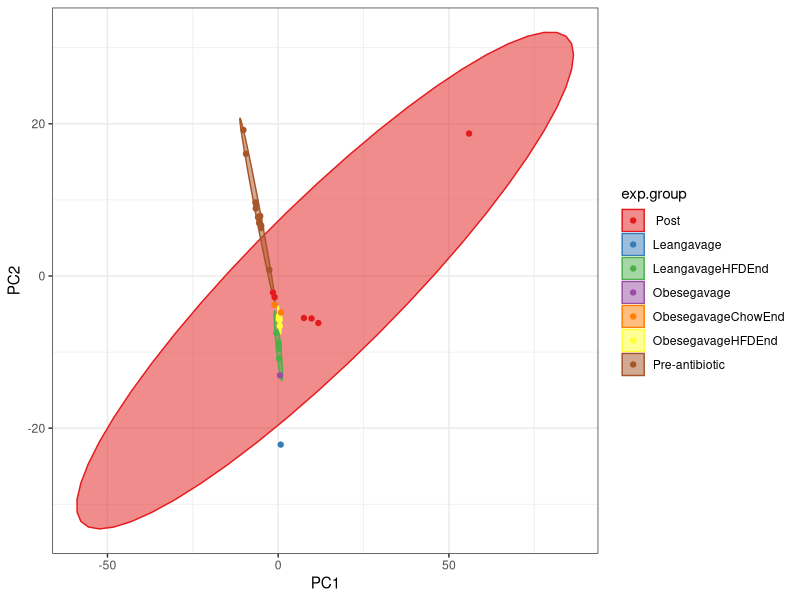
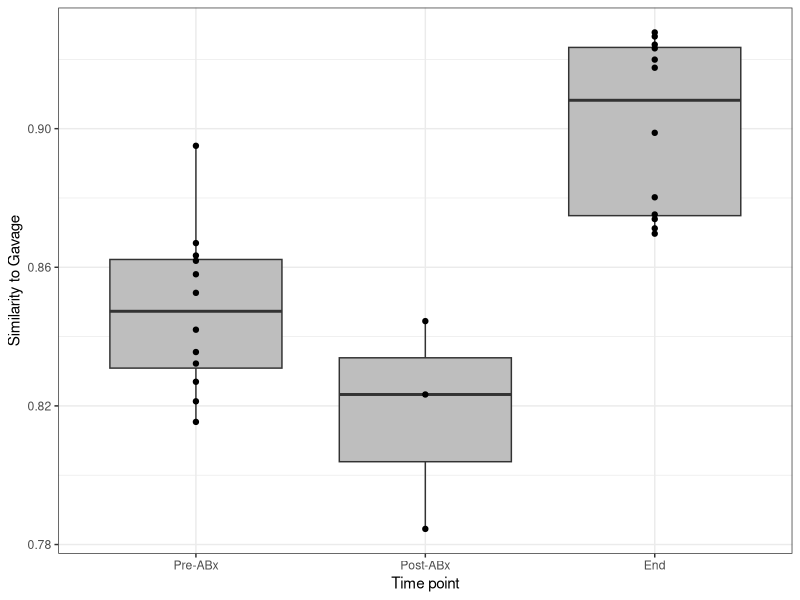
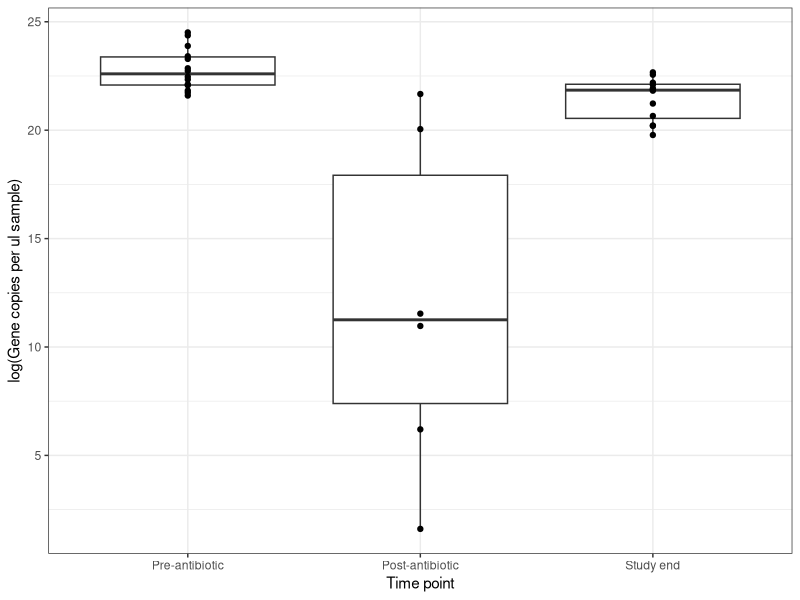
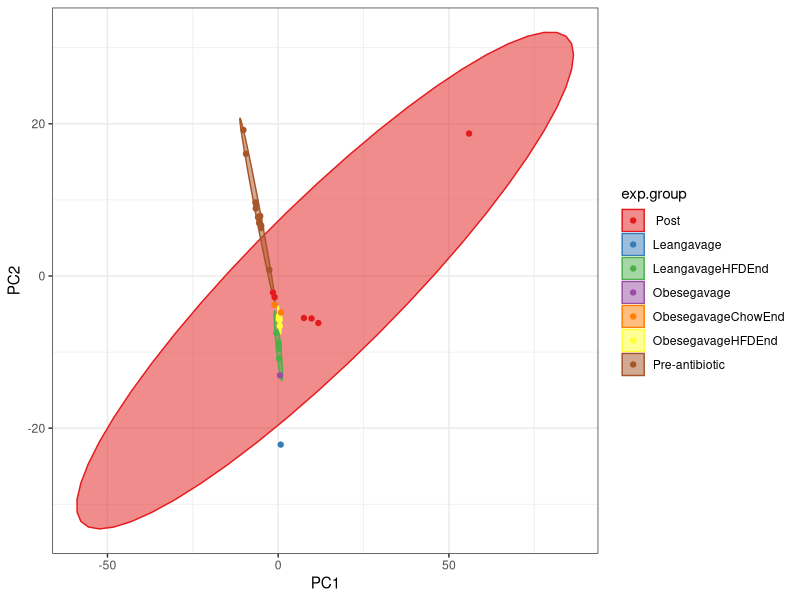
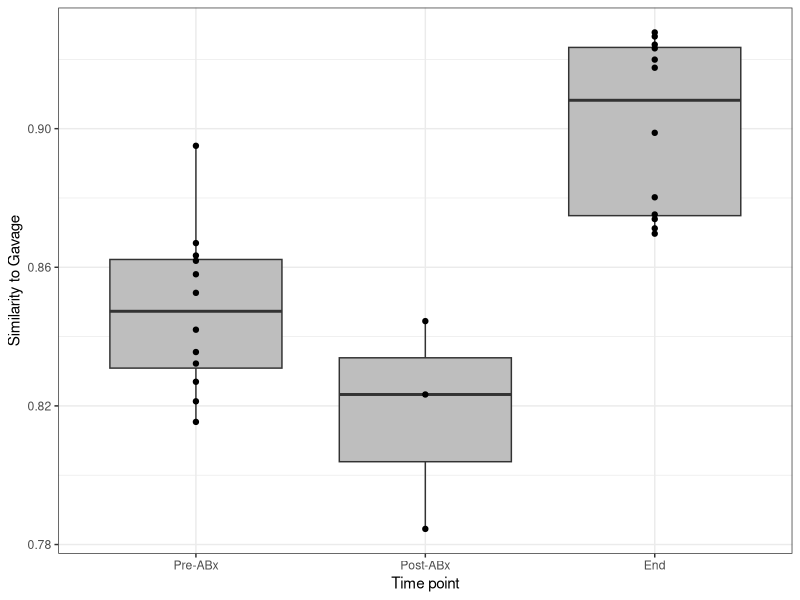
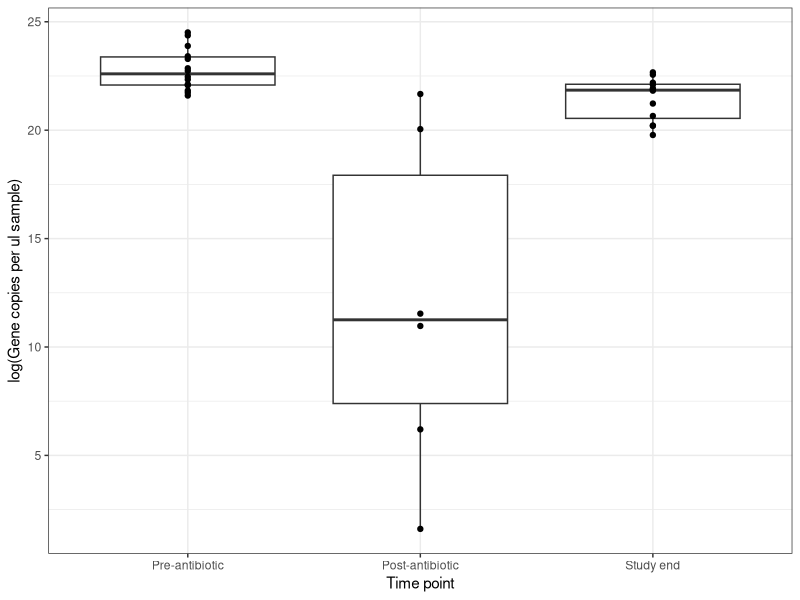

The R script that drew these images, in order:
## ---- chunk 1
knitr::opts_chunk$set(echo = TRUE)

library(flextable)
library(dplyr)
library(ggplot2)
library(tidyr)
library(tibble)
library(stringr)
library(vegan)
library(forcats)
## ---- chunk 2
accession.table <- read.csv("../../data/DESeq2/summarize-neutrgroup-sources.csv", stringsAsFactors = F)
## ---- chunk 3
flextable(accession.table, cwidth = 2, cheight = 1.25)
## ---- chunk 4
blood.files <- list.files("../../data/ncbi_processed/", pattern = "^Blood.*.txt")
blood.accession <- gsub(".*(GSE\\d+).*", "\\1", blood.files)
blood.accession <- as.data.frame(cbind(accession = c(blood.accession, "GSE19790"),
                                       tissue = "Blood"))


vat.files <- list.files("../../data/ncbi_processed/", pattern = "^VAT.*.txt")
vat.accession <- gsub(".*(GDS\\d+).*", "\\1", vat.files)
vat.accession <- as.data.frame(cbind(accession = c(vat.accession, "GSE71415"),
                                     tissue = "VAT"))
## ---- chunk 5
bind_rows(blood.accession, vat.accession) %>%
  flextable(cwidth = 1)
## ---- chunk 6
zymo.seqtab <- read.csv("../../data/mouse-data/first-experiment/ASV_Abundance_Table.csv")

zymo.seqmeta <- zymo.seqtab %>%
  select(seqs) %>%
  separate(seqs, 
           into = c("gavage", "diet", "timepoint"),
           remove = F) %>%
  mutate(timepoint = str_sub(timepoint, 1, 3),
         exp.group = paste0(gavage, diet, timepoint),
         exp.group = ifelse(grepl("Pre", exp.group),
                            "Pre", 
                            ifelse(grepl("Pos", exp.group),
                                   "Pos",
                            exp.group)
         )
  ) %>%
  filter(timepoint %in% c("Pre", "Pos", "End") | is.na(diet)) 

pca.in <- zymo.seqtab %>%
  filter(seqs %in% zymo.seqmeta$seqs) %>%
  column_to_rownames(var = "seqs")

low.var <- unlist(lapply(pca.in, var))
low.var <- names(subset(low.var, low.var == 0))

pca.in <- pca.in %>%
  select(-low.var)

pca.res <- prcomp(pca.in, scale. = T)$x %>%
  as.data.frame() %>%
  rownames_to_column(var = "seqs") %>%
  left_join(zymo.seqmeta)

pca.res %>%
  mutate(exp.group = gsub("NANA", "", exp.group),
         exp.group = gsub("Pos", " Post", exp.group),
         exp.group = gsub("Pre", "Pre-antibiotic", exp.group)) %>%
  ggplot(aes(x = PC1, y = PC2, color = exp.group, fill = exp.group)) +
  stat_ellipse(geom = "polygon", alpha = .5, type = "norm") +
  geom_point() +
  scale_color_brewer(palette = "Set1",
                     aesthetics = c("color", "fill")) +
  theme_bw()

ggsave("../../figures/pca_zymo-stool.png")
## ---- chunk 7
distmat <- pca.in %>%
  vegdist(method = "gower", binary=FALSE, diag=FALSE, upper=FALSE,
        na.rm = FALSE) %>%
  as.matrix() %>%
  as.data.frame() %>%
  rownames_to_column(var = "sample") %>%
  filter(!sample %in% c("Obesegavage", "Leangavage")) %>%
  select(sample, Leangavage, Obesegavage) %>%
  pivot_longer(-sample, names_to = "gavageDist", values_to = "distance") %>%
  separate(sample, into = c("gavage", "diet", "timepoint"), remove = F) %>%
  mutate(timepoint = gsub("\\d$", "", timepoint),
         diet.group = ifelse(timepoint == "End", paste(gavage, diet), NA)) %>%
  filter(gavage == gavageDist)

distmat %>%
  mutate(timepoint = fct_relevel(timepoint, "Pre", "Post"),
         diet.group = ifelse(is.na(diet.group),
                             "Before diet",
                             gsub("gavage", " gavage,", diet.group))) %>%
  ggplot(aes(x = timepoint, y = 1-distance 
             # fill = diet.group
             )) +
  geom_boxplot(fill = "grey") +
  geom_point() +
  labs(x = "Time point", y = "Similarity to Gavage") +
  scale_x_discrete(breaks = c("Pre", "Post", "End"),
          labels = c("Pre-ABx", "Post-ABx", 
                     "End")) +
  # scale_fill_brewer(palette = "Dark2", name = "Diet group",
  #                   na.value = "grey") +
  theme_bw()
ggsave("../../figures/boxplot_zymo_distance-from-gavage.png", width = 4, height = 3)
## ---- chunk 8
zymo.abun.abs <- read.csv("../../data/mouse-data/first-experiment/absolute.abundance.csv")

stool.samps <- zymo.abun.abs %>%
  separate(customer_label, into = c("gavage", "diet", "timepoint")) %>%
  mutate(timepoint = str_sub(timepoint, 1, 3)) %>%
  filter(timepoint %in% c("Pre", "Pos", "End")) %>%
  mutate(timepoint = fct_relevel(timepoint, "Pre", "Pos", "End"))

stool.samps %>%
  ggplot(aes(x = timepoint, y = log(gene_copies_per_ul))) +
  geom_boxplot() +
  geom_point() +
  scale_x_discrete(breaks = c("Pre", "Pos", "End"),
          labels = c("Pre-antibiotic", "Post-antibiotic", 
                     "Study end")) +
  labs(x = "Time point", y = "log(Gene copies per ul sample)") +
  theme_bw()
ggsave("../../figures/boxplot_zymo-absolute-abundance.png")
